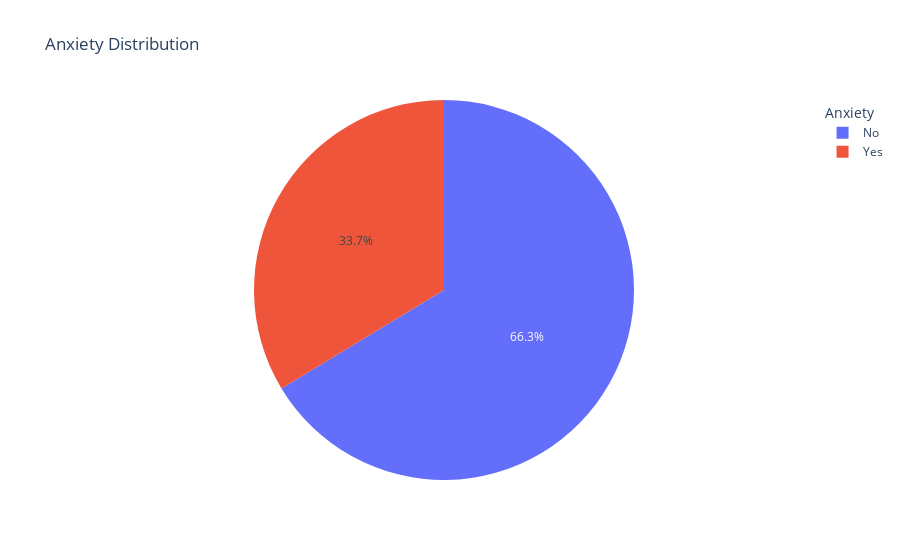

Notebook code for this chart:
### Code cell
fig = px.pie(df, names = "Anxiety", title = "Anxiety Distribution")
fig.update_layout(legend_title_text = "Anxiety", )
fig.show()

### Figure 1 — Plotly figure (JSON) as saved in the notebook; plotly's stock layout.template omitted (floating-point values rounded to 4 significant figures)
{"data": [{"domain": {"x": [0, 1], "y": [0, 1]}, "hovertemplate": "Anxiety=%{label}<extra></extra>", "labels": ["No", "Yes", "Yes", "No", "No", "No", "No", "Yes", "No", "Yes", "No", "No", "No", "No", "Yes", "No", "No", "Yes", "Yes", "Yes", "No", "No", "No", "No", "Yes", "No", "No", "Yes", "Yes", "No", "No", "No", "No", "Yes", "Yes", "No", "Yes", "Yes", "No", "No", "Yes", "No", "No", "No", "No", "Yes", "Yes", "No", "No", "No", "No", "Yes", "No", "Yes", "No", "No", "No", "Yes", "No", "No", "No", "No", "No", "No", "No", "Yes", "Yes", "No", "No", "Yes", "No", "No", "No", "No", "Yes", "Yes", "No", "No", "No", "No", "Yes", "No", "Yes", "No", "No", "Yes", "No", "Yes", "Yes", "No", "No", "Yes", "No", "No", "No", "No", "Yes", "Yes", "No", "No", "No"], "legendgroup": "", "name": "", "showlegend": true, "type": "pie"}], "layout": {"legend": {"title": {"text": "Anxiety"}, "tracegroupgap": 0}, "title": {"text": "Anxiety Distribution"}}}
